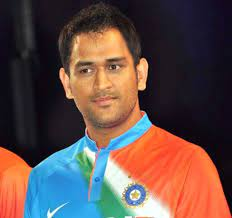
#> input picture server/test_images/download (5).jpeg, 232 x 218 px
$ python util.py
#> lines starting #> are read from the running program, lines starting #| are printed output that depends on the picture
### server/wavelet.py
import numpy as np
import pywt
import cv2

def w2d(img, mode='haar', level=1):
    imArray = img
    #Datatype conversions
    #convert to grayscale
    imArray = cv2.cvtColor( imArray,cv2.COLOR_RGB2GRAY )
    #convert to float
    imArray =  np.float32(imArray)
    imArray /= 255;
    # compute coefficients
    coeffs=pywt.wavedec2(imArray, mode, level=level)

    #Process Coefficients
    coeffs_H=list(coeffs)
    coeffs_H[0] *= 0;

    # reconstruction
    imArray_H=pywt.waverec2(coeffs_H, mode);
    imArray_H *= 255;
    imArray_H =  np.uint8(imArray_H)

    return imArray_H

### server/util.py
import joblib
import json
import numpy as np
import base64
import cv2
from wavelet import w2d

__class_name_to_number = {}
__class_number_to_name = {}

__model = None

def classify_image(image_base64_data, file_path=None):

    imgs = get_cropped_image_if_2_eyes(file_path, image_base64_data)

    result = []
    for img in imgs:
        scalled_raw_img = cv2.resize(img, (32, 32))
        img_har = w2d(img, 'db1', 5)
        scalled_img_har = cv2.resize(img_har, (32, 32))
        combined_img = np.vstack((scalled_raw_img.reshape(32 * 32 * 3, 1), scalled_img_har.reshape(32 * 32, 1)))

        len_image_array = 32*32*3 + 32*32

        final = combined_img.reshape(1, len_image_array).astype(float)
        result.append({
            'class': class_number_to_name(__model.predict(final)[0]),
            'class_probability': np.around(__model.predict_proba(final)*100, 2).tolist()[0],
            'class_dictionary': __class_name_to_number
        })
        # result.append(class_number_to_name(__model.predict(final)[0]))

    return result

def class_number_to_name(class_num):
    return __class_number_to_name[class_num]

def load_saved_artifacts():
    print("loading saved artifacts...start")
    global __class_name_to_number
    global __class_number_to_name

    with open("./artifacts/class_dictionary.json", "r") as f:
#> (reads server/artifacts/class_dictionary.json from the repository)
        __class_name_to_number = json.load(f)
        __class_number_to_name = {v:k for k,v in __class_name_to_number.items()}

    global __model
    if __model is None:
        with open('./artifacts/saved_model.pkl', 'rb') as f:
#> (reads server/artifacts/saved_model.pkl from the repository)
            __model = joblib.load(f)
    print("loading saved artifacts...done")

def get_cv2_image_from_base64_string(b64str):
    '''
    credit: https://stackoverflow.com/questions/33754935/read-a-base-64-encoded-image-from-memory-using-opencv-python-library
    :param uri:
    :return:
    '''
    encoded_data = b64str.split(',')[1]
    nparr = np.frombuffer(base64.b64decode(encoded_data), np.uint8)
    img = cv2.imdecode(nparr, cv2.IMREAD_COLOR)
    return img

def get_cropped_image_if_2_eyes(image_path, image_base64_data):
#> called with image_path = './test_images/download (5).jpeg'
    face_cascade = cv2.CascadeClassifier('opencv/haarcascade_frontalface_default.xml')
    eye_cascade = cv2.CascadeClassifier('opencv/haarcascade_eye.xml')

    if image_path:
        img = cv2.imread(image_path)
#> img is the input picture: shape (218, 232, 3); mean B, G, R 72.7, 76.9, 98.1
    else:
        img = get_cv2_image_from_base64_string(image_base64_data)

    gray = cv2.cvtColor(img, cv2.COLOR_BGR2GRAY)
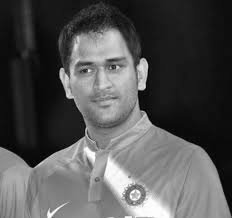
#> gray: shape (218, 232); min 1, max 255, mean 82.8
    faces = face_cascade.detectMultiScale(gray, 1.3, 5)
#> faces = [[56, 32, 91, 91]]

    cropped_faces = []
    for (x,y,w,h) in faces:
            roi_gray = gray[y:y+h, x:x+w]
            roi_color = img[y:y+h, x:x+w]
            eyes = eye_cascade.detectMultiScale(roi_gray)
            if len(eyes) >= 2:
                cropped_faces.append(roi_color)
#> this loop made 1 pass
#> (x, y, w, h, eyes) on pass 1: (56, 32, 91, 91, [[45, 22, 24, 24], [17, 26, 23, 23]])
#> pass 1, in get_cropped_image_if_2_eyes, `roi_gray = gray[y:y+h, x:x+w]`:
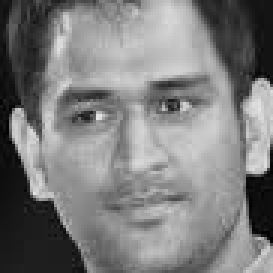
#> roi_gray: shape (91, 91) (shown 3 times larger); min 1, max 230, mean 125.1
#> pass 1, in get_cropped_image_if_2_eyes, `roi_color = img[y:y+h, x:x+w]`:
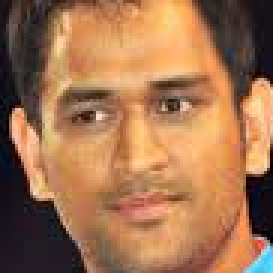
#> roi_color: shape (91, 91, 3) (shown 3 times larger); mean B, G, R 80.3, 114.9, 162
#> after the loop, cropped_faces = 1 item
    return cropped_faces

def get_b64_test_image_for_virat():
    with open("b64ko.txt") as f:
        return f.read()

if __name__ == '__main__':
    load_saved_artifacts()
    # [5 lines of commented-out code are left out]
    print(classify_image(None, "./test_images/download (5).jpeg"))
#> the loop in classify_image, `for img in imgs:` made 1 pass
#> len_image_array on pass 1: 4096
#> pass 1, in classify_image, `scalled_raw_img = cv2.resize(img, (32, 32))`:
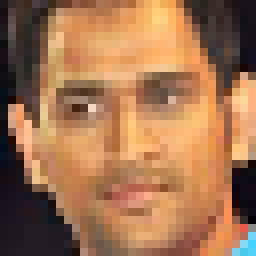
#> scalled_raw_img: shape (32, 32, 3) (shown 8 times larger); mean B, G, R 80.4, 115, 162.2
#> pass 1, in w2d, `imArray = cv2.cvtColor( imArray,cv2.COLOR_RGB2GRAY )`:
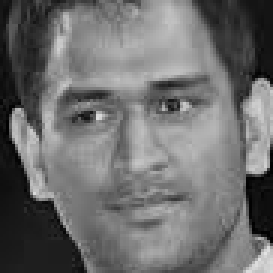
#> imArray: shape (91, 91) (shown 3 times larger); min 1, max 227, mean 109.9
#> after the loop in classify_image, `for img in imgs:`:
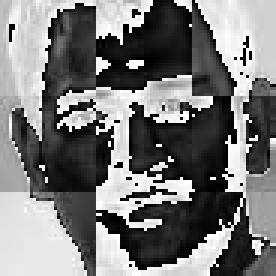
#> img_har: shape (92, 92) (shown 3 times larger); min 0, max 255, mean 120.4
    # [4 lines of commented-out code are left out]
